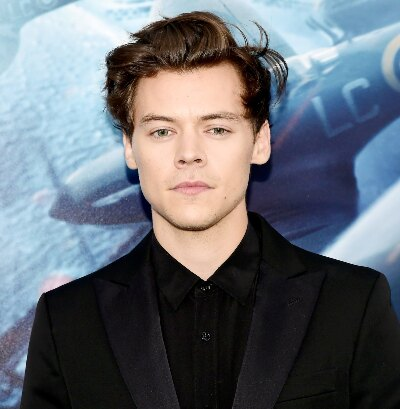
#> input picture images/harry-styles-001-scaled.jpg, 400 x 409 px
$ jupyter execute test_opencv_classifier.ipynb
#> lines starting #> are read from the running program, lines starting #| are printed output that depends on the picture; after the words box and inside, x2 and y2 are one past the last pixel; in counts of white or black regions, pixels touching at a corner belong together
[cell 1]
import numpy as np
import cv2
import time

face_cascade = cv2.CascadeClassifier("../models/haarcascade_frontalface_default.xml")
img = cv2.imread("../images/harry-styles-001-scaled.jpg")
#> img is the input picture: shape (409, 400, 3); mean B, G, R 116.4, 108.5, 102.6
gray = cv2.cvtColor(img, cv2.COLOR_BGR2GRAY)
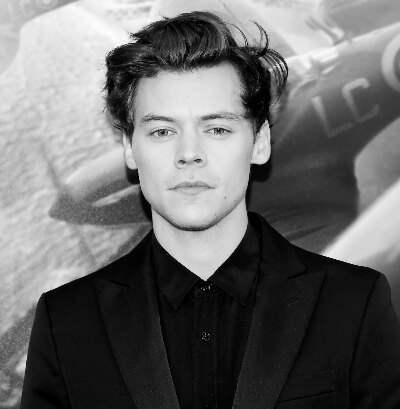
#> gray: shape (409, 400); min 0, max 255, mean 107.7
start = time.perf_counter()
faces = face_cascade.detectMultiScale(gray, 1.3, 5)
#> faces = [[117, 72, 149, 149]]
end = time.perf_counter()
print("TIME TAKEN: {:.3f}".format(end-start))
for (x,y,w,h) in faces:
    img = cv2.rectangle(img,(x,y),(x+w,y+h),(255,0,0),2)
#> this loop made 1 pass
#> pass 1, `img = cv2.rectangle(img,(x,y),(x+w,y+h),(255,0,0),2)`:
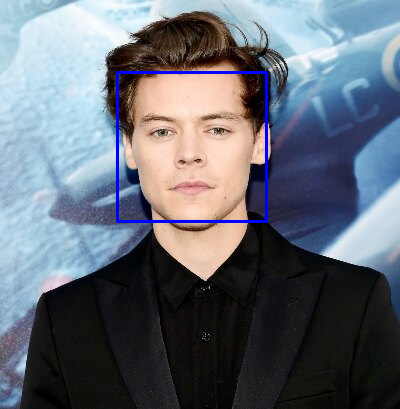
#> img: shape (409, 400, 3); 1.09% of pixels changed, all inside (x1, y1, x2, y2) = (116, 71, 268, 223)
cv2.imshow('img',img)
cv2.waitKey(0)
cv2.destroyAllWindows()
